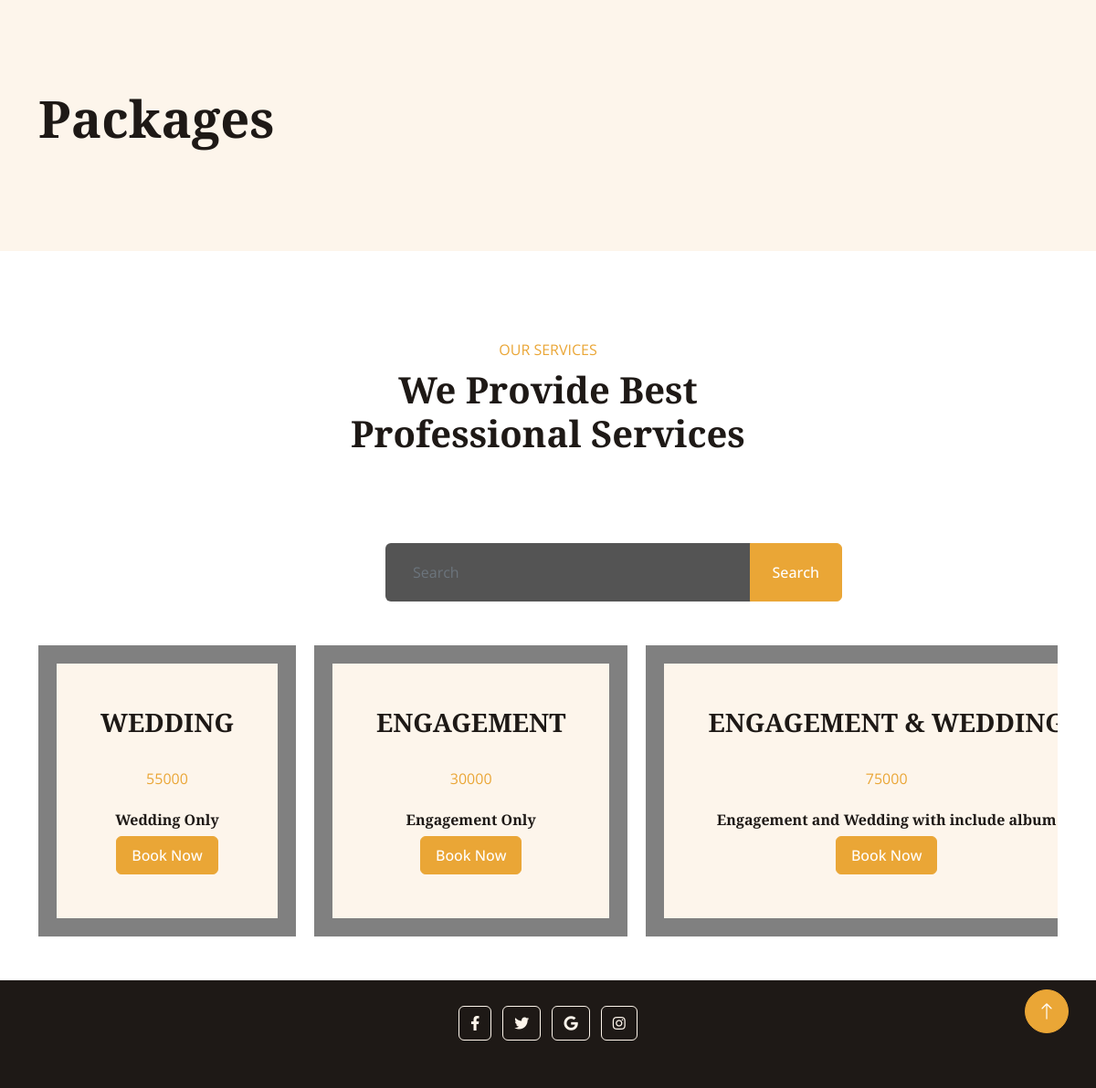
Screenshot of /packagePage/ with the database file from the repository.
### adminapp/models.py (models this page shows)
class WeddingPackageDB(models.Model):
    name = models.CharField(max_length=100,null=True,blank=True)
    description = models.TextField(null=True,blank=True)
    price = models.DecimalField(max_digits=10, decimal_places=2,null=True,blank=True)

### webapp/views.py (the view)
# urls.py: path('packagePage/',views.packagePage,name="packagePage"),
def packagePage(request):
    search_name = request.GET.get('name', '')
    filtered_packages = WeddingPackageDB.objects.filter(name__icontains=search_name)
    context = {
        'filtered_packages': filtered_packages,
        'search_name': search_name,
    }
    return render(request, 'package.html', context)

### webapp/templates/package.html (shortened to what this page needs)
<!DOCTYPE html>
{% load static %}
<html lang="en">
<head>
    <link href="https://cdnjs.cloudflare.com/ajax/libs/font-awesome/5.10.0/css/all.min.css" rel="stylesheet">
    <link href="https://cdn.jsdelivr.net/npm/bootstrap-icons@1.4.1/font/bootstrap-icons.css" rel="stylesheet">
    <link href="{% static 'assets/lib/animate/animate.min.css' %}" rel="stylesheet">
    <link href="{% static 'assets/lib/owlcarousel/assets/owl.carousel.min.css' %}" rel="stylesheet">
    <link href="{% static 'assets/lib/lightbox/css/lightbox.min.css' %}" rel="stylesheet">
    <link href="{% static 'assets/css/bootstrap.min.css' %}" rel="stylesheet">
    <link href="{% static 'assets/css/style.css' %}" rel="stylesheet">
</head>
<body>
    <div class="container-fluid hero-header bg-light py-5 mb-5">
        <div class="container py-5">
            <div class="row g-5 align-items-center">
                <div class="col-lg-6">
                    <h1 class="display-4 mb-3 animated slideInDown">Packages</h1>
                </div>
            </div>
        </div>
    </div>
    <div class="container-xxl py-5">
        <div class="container">
            <div class="text-center mx-auto mb-5 wow fadeInUp" data-wow-delay="0.1s" style="max-width: 500px;">
                <p class="text-primary text-uppercase mb-2">Our Services</p>
                <h1 class="display-6 mb-4">We Provide Best Professional Services</h1>
            </div>
        </div>
    </div>
    <div class="container" style="align-items: center; text-align: center;">
        <form method="GET" action="{% url 'packagePage' %}">
            <div class="input-group" style="width: 500px;margin-left: 380px;">
                <input  type="text" class="form-control border-0 bg-secondary" name="name" value="{{ search_name }}"
                     style="padding: 20px 30px; color: white; " placeholder="Search"><button
                    type="submit" class="btn btn-primary px-4">Search</button>
            </div>
        </form>
        <br><br>
        <div class="package-slider-container">
            <ul class="package-slider">
                {% for package in filtered_packages %}
                <li>
                    <div class="" data-wow-delay="0.1s"
                        style="visibility: visible; animation-delay: 0.1s; animation-name: fadeInUp; padding: 20px; background-color: grey;">
                        <div class="fact-item bg-light text-center h-100 p-5">
                            <h3>{{ package.name }}</h3><br>
                            <a class="primary py-3 px-5" href="">{{ package.price|floatformat:0 }}</a><br>
                            <br>
                            <h6>{{ package.description }}</h6>
                            <a href="{% url 'bookingPage' dataid=package.id %}">
                                <button type="submit" class="btn btn-primary py-2 px-3">Book Now</button>
                            </a>
                        </div>
                    </div>
                </li>
                {% empty %}
                <li>No packages found.</li>
                {% endfor %}
            </ul>
        </div>
    </div>
    <br><br>
    <footer class="bg-dark text-center text-white">
        <div class="container p-4 pb-0">
            <section class="mb-4">
                <a class="btn btn-outline-light btn-floating m-1" href="#!" role="button"><i
                        class="fab fa-facebook-f"></i></a>
                <a class="btn btn-outline-light btn-floating m-1" href="#!" role="button"><i
                        class="fab fa-twitter"></i></a>
                <a class="btn btn-outline-light btn-floating m-1" href="#!" role="button"><i
                        class="fab fa-google"></i></a>
                <a class="btn btn-outline-light btn-floating m-1" href="#!" role="button"><i
                        class="fab fa-instagram"></i></a>
            </section>
            <br>
        </div>
    </footer>
    <a href="#" class="btn btn-lg btn-primary btn-lg-square rounded-circle back-to-top"><i
            class="bi bi-arrow-up"></i></a>
</body>
</html>

### webapp/static/assets/css/style.css (style rules this page uses)
:root { --primary: #EAA636; --secondary: #545454; --light: #FDF5EB; --dark: #1E1916; }
.back-to-top { position: fixed; display: none; right: 30px; bottom: 60px; z-index: 99; }
.btn { font-weight: 500; transition: .5s; }
.btn.btn-primary { color: #FFFFFF; }
.btn-lg-square { width: 48px; height: 48px; }
.btn-square, .btn-sm-square, .btn-lg-square { padding: 0; display: flex; align-items: center; justify-content: center; font-weight: normal; }
.fact-item { transition: .3s; }

### webapp/templates/package.html (style rules this page uses)
.package-slider-container { overflow-x: scroll; white-space: nowrap; }
.package-slider { list-style-type: none; padding: 0; margin: 0; display: inline-flex; }
.package-slider li { margin-right: 20px; }

### rows the page displays
WeddingPackageDB: name "WEDDING", price "55000", description "Wedding Only"
WeddingPackageDB: name "ENGAGEMENT", price "30000", description "Engagement Only"
WeddingPackageDB: name "ENGAGEMENT &…", price "75000", description "Engagement and Wedding with include album"
